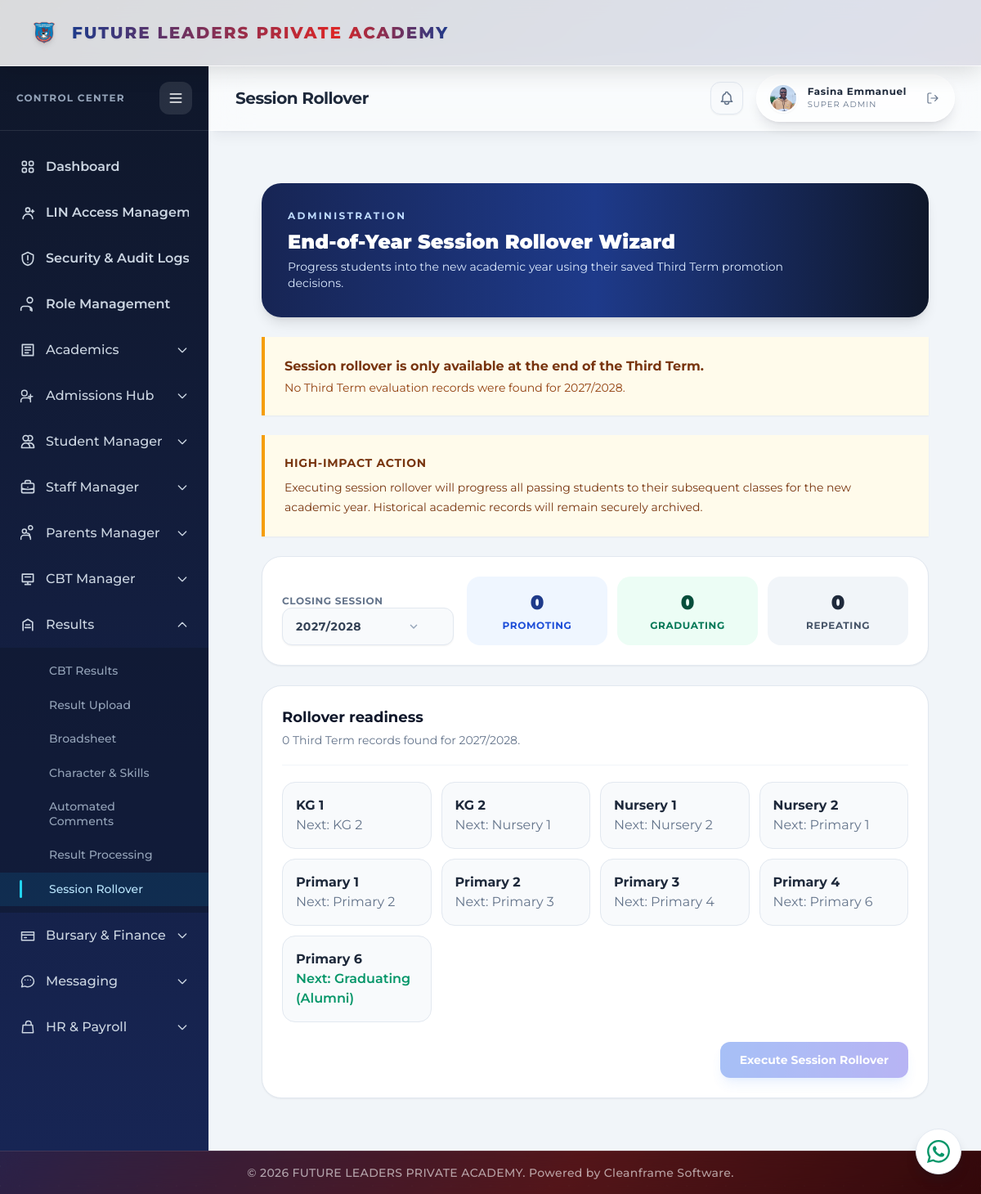
Page /results/session-rollover/ (signed in) on the committed database.
### portal/models.py (models this page shows, shortened)
class AcademicSession(models.Model):
    name = models.CharField(max_length=100, unique=True)
    is_active = models.BooleanField(default=False)
    rollover_completed = models.BooleanField(default=False)
    class Meta:
        ordering = ['-name']

class ClassRoom(models.Model):
    SECTION_CHOICES = [
        ('KG', 'Kindergarten'),
        ('Nursery', 'Nursery'),
        ('Primary', 'Primary'),
    ]
    name = models.CharField(max_length=50, unique=True)  # e.g., "Primary 4", "KG 2"
    section = models.CharField(max_length=100, choices=SECTION_CHOICES)
    level_number = models.IntegerField(null=True, blank=True) # e.g., 1, 2, 3, 4, 6 (skipping 5)
    sequence = models.IntegerField(null=True, blank=True)
    is_terminal = models.BooleanField(default=False)
    next_class = models.ForeignKey('self', on_delete=models.SET_NULL, null=True, blank=True, related_name='previous_classes')
    class_teacher = models.ForeignKey('Teacher', on_delete=models.SET_NULL, null=True, blank=True, related_name='assigned_class')

### portal/views.py (the view, shortened to what this page needs)
# urls.py: path('results/session-rollover/', views.session_rollover_view, name='session_rollover_legacy'),  # Legacy route
@login_required(login_url='login')
def session_rollover_view(request):
    if not is_admin_user(request.user):
        return redirect('dashboard')
    if request.method == 'POST' and principal_action_denied(request):
        return redirect('session_rollover')
    active_session = AcademicSession.objects.filter(is_active=True).first()
    session_id = request.POST.get('session_id') or request.GET.get('session_id')
    closing_session = get_object_or_404(AcademicSession, pk=session_id) if session_id else active_session
    records = StudentTermRecord.objects.filter(
        term__session=closing_session,
        term__term_name='Third Term',
        student__status__in=['Active', 'Student'],
    ).select_related('student__current_class', 'student__current_class__next_class') if closing_session else StudentTermRecord.objects.none()
    promoted_records = list(records.filter(promotion_status='Promoted'))
    terminal_records = [record for record in promoted_records if record.student.current_class and record.student.current_class.is_terminal]
    standard_promotion_records = [
        record for record in promoted_records
        if record.student.current_class
        and not record.student.current_class.is_terminal
    ]
    unmapped_count = sum(
        1 for record in promoted_records
        if not record.student.current_class
        or (not record.student.current_class.is_terminal and not record.student.current_class.next_class)
    )
    all_configured = all(c.next_class is not None or c.is_terminal for c in ClassRoom.objects.all())
    has_third_term_records = StudentTermRecord.objects.filter(
        term__session=closing_session,
        term__term_name='Third Term',
    ).exists() if closing_session else False
    context = {
        'sessions': AcademicSession.objects.order_by('-name'),
        'active_session': active_session,
        'closing_session': closing_session,
        'record_count': records.count(),
        'promoted_count': len(standard_promotion_records),
        'graduating_count': len(terminal_records),
        'repeated_count': records.filter(promotion_status='Repeated').count(),
        'unmapped_count': unmapped_count,
        'all_configured': all_configured,
        'is_ready': all_configured,
        'has_third_term_records': has_third_term_records,
        'is_rolled_over': closing_session.rollover_completed if closing_session else False,
        'classrooms': ClassRoom.objects.select_related('next_class').order_by('section', 'level_number', 'name'),
    }
    return render(request, 'portal/session_rollover.html', context)

### portal/context_processors.py (called while the page is built)
def _portal_name_parts(user):
    for relation_name in ('teacher_record', 'student_record', 'parent_record'):
        record = getattr(user, relation_name, None)
        if record:
            first_name = (getattr(record, 'first_name', '') or '').strip()
            last_name = (getattr(record, 'last_name', '') or '').strip()
            if first_name or last_name:
                return first_name, last_name
    return user.first_name.strip(), user.last_name.strip()

def _portal_picture_url(user):
    candidates = [
        getattr(getattr(user, 'account_profile', None), 'profile_picture', None),
        getattr(getattr(user, 'student_record', None), 'passport', None),
        getattr(getattr(user, 'teacher_record', None), 'passport', None),
    ]
    for picture in candidates:
        if picture:
            try:
                if picture.storage.exists(picture.name):
                    return picture.url
            except (OSError, ValueError):
                continue
    return ''

### portal/views.py (called while the page is built)
def is_admin_user(user):
    profile = getattr(user, 'account_profile', None)
    return (
        user.is_superuser
        or getattr(profile, 'role', '').lower() == 'admin'
        or getattr(profile, 'role', '').lower() == 'principal'
        or user.groups.filter(name__iexact='Admin').exists()
        or user.groups.filter(name__iexact='Principal').exists()
    )

### portal/templates/portal/session_rollover.html (shortened to what this page needs)
{% extends 'portal/base.html' %}
{% block page_title %}Session Rollover{% endblock %}
{% block content %}
<div class="min-h-full bg-slate-100 p-6 lg:p-8">
  <div class="mx-auto max-w-7xl space-y-6">
    <header class="rounded-3xl bg-gradient-to-r from-blue-950 via-blue-900 to-slate-900 p-8 text-white shadow-lg">
      <p class="text-xs font-bold uppercase tracking-[0.2em] text-blue-200">Administration</p>
      <h1 class="mt-2 text-2xl font-black">End-of-Year Session Rollover Wizard</h1>
      <p class="mt-1 max-w-2xl text-sm text-blue-100">Progress students into the new academic year using their saved Third Term promotion decisions.</p>
    </header>
    {% if closing_session and not has_third_term_records %}
    <section class="border-l-4 border-amber-500 bg-amber-50 p-6 shadow-sm">
      <p class="font-bold text-amber-900">Session rollover is only available at the end of the Third Term.</p>
      <p class="mt-1 text-sm text-amber-800">No Third Term evaluation records were found for {{ closing_session.name }}.</p>
    </section>
    {% endif %}
    <section class="border-l-4 border-amber-500 bg-amber-50 p-6 shadow-sm">
      <p class="text-sm font-bold uppercase tracking-wider text-amber-900">High-impact action</p>
      <p class="mt-2 max-w-3xl text-sm leading-6 text-amber-900">Executing session rollover will progress all passing students to their subsequent classes for the new academic year. Historical academic records will remain securely archived.</p>
    </section>
    <form method="get" class="flex flex-col gap-4 rounded-3xl border border-slate-200 bg-white p-6 shadow-sm sm:flex-row sm:items-end sm:justify-between">
      <label class="block w-full max-w-md text-xs font-bold uppercase tracking-wider text-slate-500">Closing Session
      </label>
      <div class="grid grid-cols-3 gap-3 text-center sm:min-w-[540px]">
        <div class="rounded-2xl bg-blue-50 p-4"><p class="text-2xl font-black text-blue-900">{{ promoted_count }}</p><p class="mt-1 text-xs font-bold uppercase tracking-wider text-blue-700">Promoting</p></div>
        <div class="rounded-2xl bg-emerald-50 p-4"><p class="text-2xl font-black text-emerald-900">{{ graduating_count }}</p><p class="mt-1 text-xs font-bold uppercase tracking-wider text-emerald-700">Graduating</p></div>
        <div class="rounded-2xl bg-slate-100 p-4"><p class="text-2xl font-black text-slate-800">{{ repeated_count }}</p><p class="mt-1 text-xs font-bold uppercase tracking-wider text-slate-600">Repeating</p></div>
      </div>
    </form>
    <section class="rounded-3xl border border-slate-200 bg-white p-6 shadow-sm">
      <div class="flex flex-col gap-3 border-b border-slate-100 pb-5 sm:flex-row sm:items-center sm:justify-between">
        <div><h2 class="text-lg font-bold text-slate-900">Rollover readiness</h2><p class="mt-1 text-sm text-slate-500">{{ record_count }} Third Term record{{ record_count|pluralize }} found for {% if closing_session %}{{ closing_session.name }}{% else %}the selected session{% endif %}.</p></div>
      </div>
      <div class="mt-5 grid gap-3 sm:grid-cols-2 lg:grid-cols-4">
        {% for classroom in classrooms %}<div class="rounded-2xl border border-slate-200 bg-slate-50 p-4"><p class="font-bold text-slate-800">{{ classroom.name }}</p>{% if classroom.is_terminal %}<span class="text-emerald-600 font-semibold">Next: Graduating (Alumni)</span>{% elif classroom.next_class %}<span class="text-slate-500">Next: {{ classroom.next_class.name }}</span>{% else %}<span class="text-red-500 font-semibold">Next: Not configured</span>{% endif %}</div>{% empty %}<p class="text-sm text-slate-500">No classrooms configured.</p>{% endfor %}
      </div>
      {% if is_rolled_over %}
      <div class="mt-6 flex items-center justify-between gap-4 rounded-2xl border border-emerald-200 bg-emerald-50 p-6">
        <div><p class="font-bold text-emerald-900">Rollover Completed</p><p class="mt-1 text-sm text-emerald-700">Students have already been migrated for this session.</p></div>
        <form method="post">{% csrf_token %}<input type="hidden" name="action" value="revert_rollover"><input type="hidden" name="session_id" value="{{ closing_session.pk }}"><button type="submit" class="rounded-xl bg-red-600 px-5 py-2.5 text-sm font-bold text-white shadow-md transition hover:bg-red-700">Revert Rollover (Reset)</button></form>
      </div>
      {% else %}
      <div class="mt-6 flex justify-end">
        <button type="button" onclick="openRolloverModal()" {% if not closing_session or not all_configured or not has_third_term_records %}disabled{% endif %} class="rounded-xl bg-gradient-to-r from-blue-600 to-indigo-600 px-6 py-3 text-sm font-bold text-white shadow-lg shadow-blue-500/25 transition hover:from-blue-700 hover:to-indigo-700 disabled:cursor-not-allowed disabled:opacity-40">Execute Session Rollover</button>
      </div>
      {% endif %}
    </section>
  </div>
</div>
{% endblock %}

### portal/static/portal/css/global.css (style rules this page uses)
html, body, body *, button, input, select, textarea, optgroup { font-family: 'Montserrat' !important; }
html { font-synthesis: none; overflow-x: hidden; }
body { overflow-x: hidden; overflow-wrap: normal; }

### rows in the picture
AcademicSession: name "2027/2028"
ClassRoom: name "KG 1", next_class.name "KG 2"
ClassRoom: name "KG 2", next_class.name "Nursery 1"
ClassRoom: name "Nursery 1", next_class.name "Nursery 2"
ClassRoom: name "Nursery 2", next_class.name "Primary 1"
ClassRoom: name "Primary 1", next_class.name "Primary 2"
ClassRoom: name "Primary 2", next_class.name "Primary 3"
ClassRoom: name "Primary 3", next_class.name "Primary 4"
ClassRoom: name "Primary 4", next_class.name "Primary 6"
ClassRoom: name "Primary 6", is_terminal "Next: Graduating (Alumni)"

### other values in the picture
{{ portal_display_name }} "Fasina Emmanuel"
{{ promoted_count }} "0"
{{ graduating_count }} "0"
{{ repeated_count }} "0"
{{ record_count }} "0"
